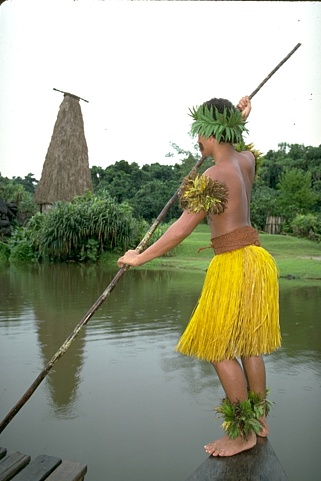
#> input picture 101087.jpg, 321 x 481 px
$ jupyter execute CHDIS.ipynb
#> lines starting #> are read from the running program, lines starting #| are printed output that depends on the picture
[cell 1]
from PIL import Image
import numpy as np
import cv2

[cell 2]
im = Image.open('101087.jpg')
#> im is the input picture: PIL image 321x481 RGB; mean R, G, B 153, 156.2, 133.6

[cell 3]
im = np.array(im)

# scale im from 0-255 to 0-1
im = im / 255
#> im: shape (481, 321, 3) float64
tx, ty, nchan = im.shape
#> tx = 481; ty = 321; nchan = 3
orig_sz = [tx, ty]
#> orig_sz = [481, 321]

# default feature weights
weights = [0, 0, 0.0039, 0.0050, 0.0058, 0.0069, 0.0040, 0.0044, 0.0049, 0.0024, 0.0027, 0.0170, 0.0074]

[cell 4]
# resize factor in (0, 1], to speed up eigenvector computation
rsz = 1

[cell 5]
def multiscale_Pb(im, rsz):
    """
    compute local contour cues of an image.
    im: 3 channel image arrays with value scaled between (0,1].
    rsz: resize factor.
    """
    [bg1, bg2, bg3, cga1, cga2, cga3, cgb1, cgb2, cgb3, tg1, tg2, tg3, textons] = gradient_mPb(im)

[cell 6]
def gradients_mPb(im):
    """
    compute image gradients.
    im: 3 channel image arrays with value scaled between (0,1].
    """
    # parameters - bin and smooth
    num_orient = 8
    num_L_bins = 25
    num_a_bins = 25
    num_b_bins = 25
    bg_smooth_sigma = 0.1
    cg_smooth_sigma = 0.05
    border = 30
    sigma_tg_filter_sm = 30
    sigma_tg_filter_lg = np.sqrt(2) * 2

    # parameters - radius
    num_bg_radius = 3
    num_cg_radius = 3
    num_tg_radius = 3
    bg_radius = [3, 5, 10]
    cg_radius = [5, 10, 20]
    tg_radius = [5, 10, 20]

    # compute bg histogram smoothing kernel
    bg_smooth_kernel = lib_image.gaussian(bg_smooth_sigma*num_L_bins)
    cga_smooth_kernel = lib_image.gaussian(cg_smooth_sigma*num_a_bins)
    cgb_smooth_kernel = lib_image.gaussian(cg_smooth_sigma*num_b_bins)

    # get image
    L = im[0]
#> L = 321 rows, first 8: [0.173, 0.153, 0.0745], [0.18, 0.161, 0.0824], [0.2, 0.188, 0.122], [0.169, 0.161, 0.102], [0.153, 0.145, 0.0941], [0.424, 0.424, 0.384], [0.749, 0.753, 0.722], [0.773, 0.776, 0.753]
    a = im[1]
#> a = 321 rows, first 8: [0.204, 0.184, 0.11], [0.208, 0.196, 0.129], [0.176, 0.165, 0.106], [0.29, 0.282, 0.231], [0.647, 0.647, 0.6], [1, 1, 0.965], [1, 1, 0.98], [0.992, 1, 0.98]
    b = im[2]
#> b = 321 rows, first 8: [0.204, 0.188, 0.141], [0.188, 0.18, 0.129], [0.369, 0.361, 0.314], [0.906, 0.906, 0.867], [1, 1, 0.973], [0.98, 0.992, 0.965], [0.98, 0.988, 0.969], [0.988, 1, 0.992]

    # mirror border
    L = lib_image.border_mirror_2D(L, border)
    a = lib_image.border_mirror_2D(a, border)
    b = lib_image.border_mirror_2D(b, border)

    return L, a, b

[cell 7]
np.zeros([3,1])

[cell 8]
class lib_image(object):

    def gaussian(sigma=1, deriv=0):
        """
        Gaussian kernel(1D)
        The length of the returned vector is 2*support+1.
        The support defaults to 3*sigma.
        The kernel is normalized to have unit L1 norm.
        If returning a 1st or 2nd derivative, the kernel has zero mean
        """
        support = np.ceil(3*sigma)
        support = support.astype(int)
        # Enlarge support so that hilbert transform can be done efficiently
        support_big = support

        # compute constants
        sigma2_inv = 1 / (sigma*sigma)

        # compute gaussian (or gaussian derivative)
        size = 2*support_big + 1
        m = np.zeros([size, 1])
        x = -support_big
        if (deriv == 0):
            for n in range(0, size):
                m[n][0] = np.exp(x*x*(-0.5*sigma2_inv))
                x += 1
        elif (deriv == 1):
            for n in range(0, size):
                m[n][0] = np.exp(x*x*(-0.5*sigma2_inv)) * (-x)
                x += 1
        elif (deriv == 2):
            for n in range(0, size):
                m[n][0] = np.exp(x*x*(-0.5*sigma2_inv)) * (x*x*sigma2_inv - 1)
        else:
            raise ValueError("Only derivatives 0, 1, 2 supported")

        # make zero mean (if returning derivative)
        if (deriv > 0):
            m -= np.mean(m)

        # make unit L1 norm
        m /= np.sum(np.abs(m))

        return m

    def border_mirror_2D(m, size):
        """
        Expand the border of the 2D matrix by the specified sizes in the X and Y dimensions.
        The expand border is filled with the mirror image of interior data.
        """
#> called with m = array of shape (321, 3), size = 30
        # check that matrix is 2D
        if (len(m.shape) != 2):
            raise ValueError("matrix must be 2D")

        # get matrix size
        size_x, size_y = m.shape
#> size_x = 321; size_y = 3

        # compute border of X and Y
        border_x, border_y = size, size

        # check that interior can be mirrored
        if (border_x > size_x or border_y > size_x):
            raise ValueError("cannot create mirrored border larger than matrix interior dimensions")

        # mirror border
        m_dst = lib_image.compute_border_mirror_2D(m, border_x, border_y)

        return m_dst

    def compute_border_mirror_2D(m, border_x, border_y):
        """
        compute border mirrored matrix
        """
#> called with m = array of shape (321, 3), border_x = 30, border_y = 30
        return np.pad(m, [border_x, border_y], 'reflect')
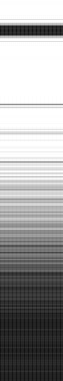
#> returned value: shape (381, 63) float64; min 0.0627, max 1, mean 0.626

[cell 9]
L, a, b = gradients_mPb(im)
#> call 2 of compute_border_mirror_2D, with m = array of shape (321, 3), border_x = 30, border_y = 30
#> in compute_border_mirror_2D (call 2), `return np.pad(m, [border_x, border_y], 'reflect')`:
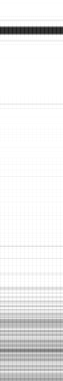
#> returned value: shape (381, 63) float64; min 0.106, max 1, mean 0.927
#> call 3 of compute_border_mirror_2D, with m = array of shape (321, 3), border_x = 30, border_y = 30
#> in compute_border_mirror_2D (call 3), `return np.pad(m, [border_x, border_y], 'reflect')`:
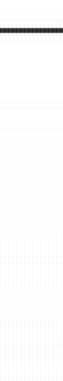
#> returned value: shape (381, 63) float64; min 0.129, max 1, mean 0.986

[cell 10]
L

[cell 11]
a

[cell 12]
import scipy

[cell 13]
scipy.__version__

[cell 14]
def rotate_2D_crop(m, orient, size_x, size_y):
        """
        rotate matrix by some orientation
        """
#> called with m = array of shape (3, 3), orient = 0, size_x = 7, size_y = 7

        m_rotate = np.zeros([size_x, size_y])
        # center of m
        ox, oy = m.shape[1] // 2, m.shape[0] // 2

        # center of m_rotate
        ox_r, oy_r = size_y // 2, size_x // 2

        # compute the matrix after rotation
        for i in range(m.shape[0]):
            for j in range(m.shape[1]):
                x_coord = j - ox
                y_coord = oy - i
                dist = np.sqrt((x_coord)**2 + (y_coord)**2)
                theta = np.arctan2(x_coord, y_coord) + orient
                new_y = np.ceil(dist * np.cos(theta)).astype(int) + ox_r
                new_x = -np.ceil(dist * np.sin(theta)).astype(int) + oy_r
                m_rotate[new_x][new_y] = m[i][j]
        x_start = (m_rotate.shape[0] - m.shape[0]) // 2
        y_start = (m_rotate.shape[1] - m.shape[1]) // 2
        m_rotate = m_rotate[x_start: x_start+m.shape[0], y_start: y_start+m.shape[1]]

        return m_rotate
